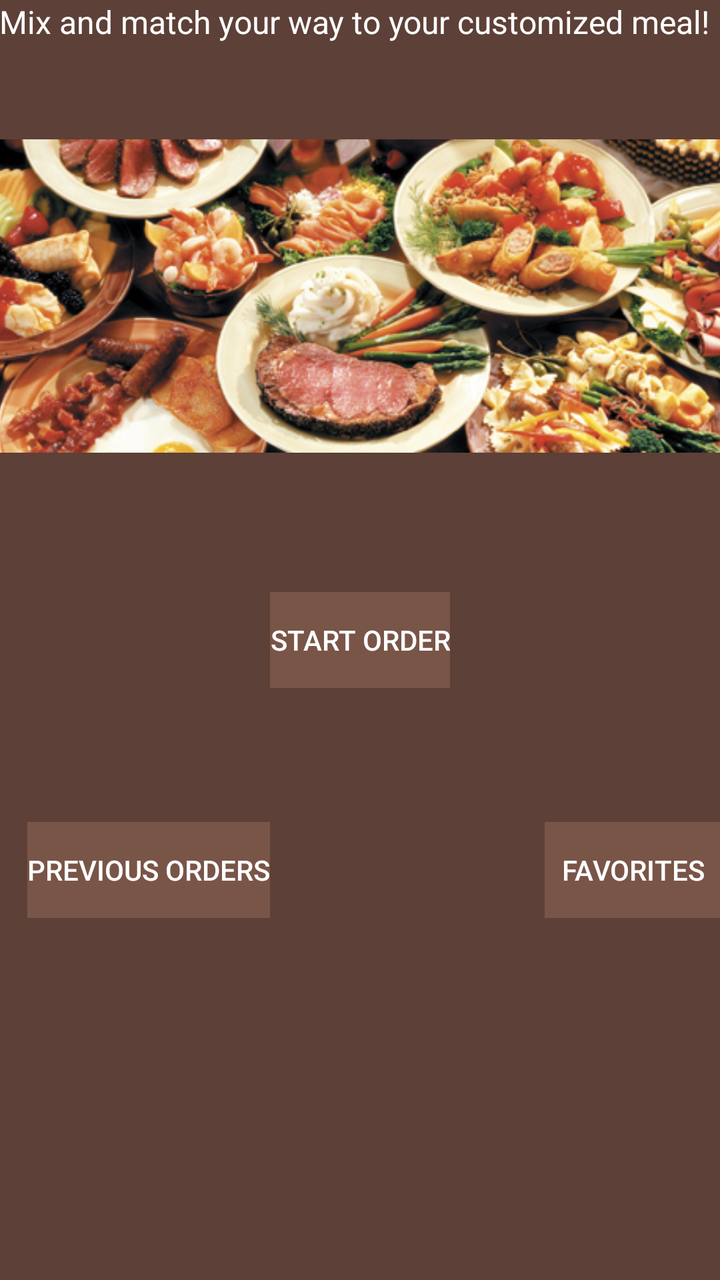
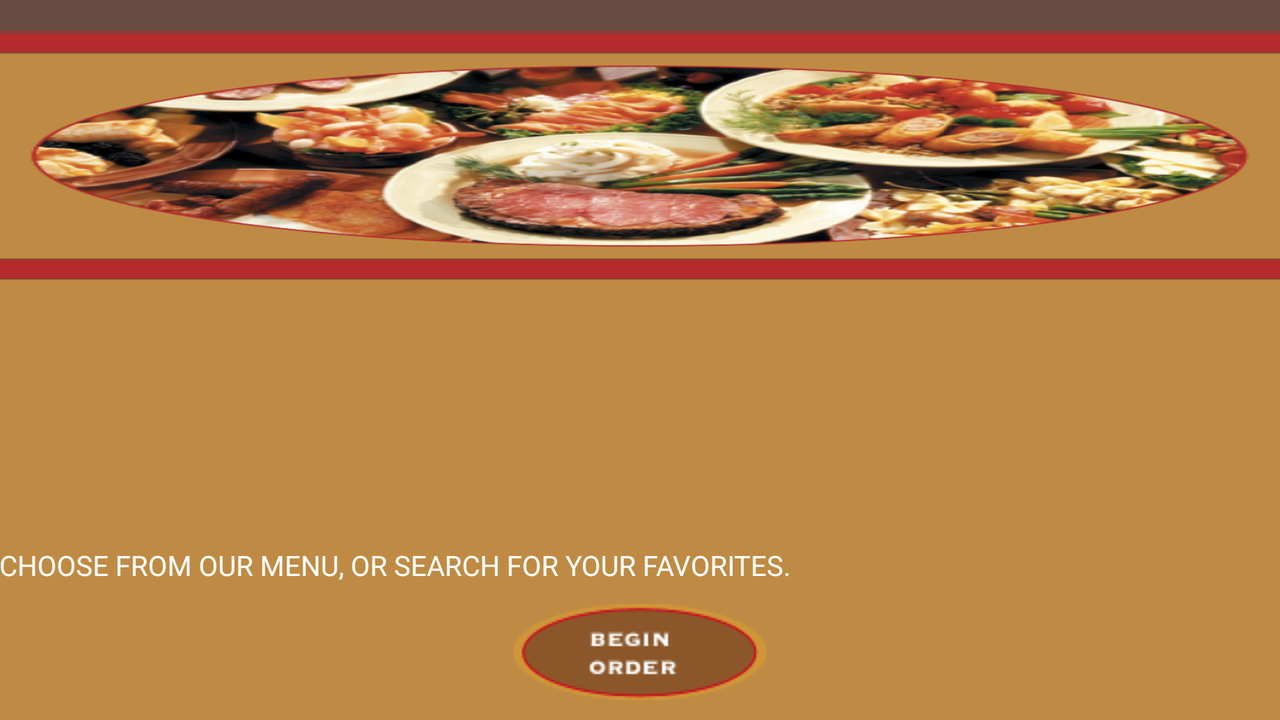

One screen, two layout resources from the same app: the default and the repository's alternative for another configuration. Each is rendered where Android would select it; the XML of both is given below.
<!-- AndroidManifest.xml: application theme AppTheme -->
<!-- res/layout/activity_main.xml -->
<?xml version="1.0" encoding="utf-8"?>
<RelativeLayout xmlns:android="http://schemas.android.com/apk/res/android"
    xmlns:tools="http://schemas.android.com/tools"
    android:layout_width="match_parent"
    android:layout_height="match_parent"
    android:paddingBottom="@dimen/activity_vertical_margin"
    android:paddingLeft="@dimen/activity_horizontal_margin"
    android:paddingRight="@dimen/activity_horizontal_margin"
    android:paddingTop="@dimen/activity_vertical_margin"
    android:background="@color/main_background"
    tools:context="com.els.yourwaycafe.MainActivity">

    <Button
        android:layout_width="wrap_content"
        android:layout_height="wrap_content"
        android:id="@+id/btn_start"
        android:background="@color/start_btn"
        android:text="@string/btn_start"
        android:textColor="#ffffff"
        android:layout_centerVertical="true"
        android:layout_centerHorizontal="true" />

    <Button
        android:layout_width="wrap_content"
        android:layout_height="wrap_content"
        android:id="@+id/btn_prev"
        android:layout_below="@+id/btn_start"
        android:layout_toLeftOf="@+id/btn_start"
        android:layout_toStartOf="@+id/btn_start"
        android:layout_marginTop="67dp"
        android:background="@color/prev_btn"
        android:text="@string/btn_prev"
        android:textColor="#ffffff" />

    <Button
        android:layout_width="wrap_content"
        android:layout_height="wrap_content"
        android:id="@+id/btn_fav"
        android:layout_alignTop="@+id/btn_prev"
        android:layout_alignParentRight="true"
        android:layout_alignParentEnd="true"
        android:background="@color/fave_button"
        android:text="@string/btn_fav"
        android:textColor="#ffffff" />

    <ImageView
        android:layout_width="wrap_content"
        android:layout_height="wrap_content"
        android:id="@+id/main_img"
        android:layout_above="@+id/btn_start"
        android:layout_alignParentRight="true"
        android:layout_alignParentEnd="true"
        android:layout_alignParentLeft="true"
        android:layout_alignParentStart="true"
        android:src="@drawable/feast_buffet"
        android:contentDescription="@string/content_description"
        android:layout_alignParentTop="true" />

    <TextView
        android:layout_width="wrap_content"
        android:layout_height="wrap_content"
        android:text="@string/mix_match"
        android:id="@+id/mix_msg"
        android:layout_alignParentLeft="true"
        android:layout_alignParentStart="true"
        android:layout_alignParentTop="true"
        android:layout_alignParentRight="true"
        android:layout_alignParentEnd="true"
        android:textSize="16sp"
        android:textColor="#ffffff" />

</RelativeLayout>
<!-- resources referenced by this layout -->
<resources>
  <color name="fave_button">#795548</color>
  <color name="main_background">#5D4037</color>
  <color name="prev_btn">#795548</color>
  <color name="start_btn">#795548</color>
  <!-- drawable feast_buffet: jpg bitmap (drawable, 106047 bytes) -->
  <string name="btn_fav">Favorites</string>
  <string name="btn_prev">Previous Orders</string>
  <string name="btn_start">Start Order</string>
  <string name="content_description">feast</string>
  <string name="mix_match">Mix and match your way to your customized meal!</string>
  <style name="AppTheme" parent="Theme.AppCompat.Light.DarkActionBar">
          
          
          <item name="android:imageButtonStyle">?android:borderlessButtonStyle</item>
          
          <item name="android:buttonStyle">?android:borderlessButtonStyle</item>
          <item name="colorPrimary">@color/colorPrimary</item>
          <item name="colorPrimaryDark">@color/colorPrimaryDark</item>
          <item name="colorAccent">@color/colorAccent</item>
      </style>
  <color name="colorPrimary">#795548</color>
  <color name="colorPrimaryDark">#3E2723</color>
  <color name="colorAccent">#DD2C00</color>
</resources>
<!-- res/layout-land/activity_main.xml (the repository's variant of the layout above) -->
<!-- drawn on the phone turned sideways -->
<?xml version="1.0" encoding="utf-8"?>
<RelativeLayout xmlns:android="http://schemas.android.com/apk/res/android"
    xmlns:tools="http://schemas.android.com/tools"
    android:layout_width="match_parent"
    android:layout_height="match_parent"
    android:paddingBottom="@dimen/activity_vertical_margin"
    android:paddingLeft="@dimen/activity_horizontal_margin"
    android:paddingRight="@dimen/activity_horizontal_margin"
    android:paddingTop="@dimen/activity_vertical_margin"
    android:background="@drawable/no_text_back"
    tools:context="com.els.yourwaycafe.MainActivity"
    android:clickable="true">


    <ImageButton
        android:layout_width="wrap_content"
        android:layout_height="wrap_content"
        android:id="@+id/btn_start"
        style="?android:borderlessButtonStyle"
        android:src="@drawable/best_order"
        android:layout_alignParentBottom="true"
        android:layout_centerHorizontal="true" />

    
        
        
        
        
        
        

    
        
        
        
        
        
        
        
        

    <TextView
        android:layout_width="wrap_content"
        android:layout_height="wrap_content"
        android:id="@+id/choose_text"
        android:text="@string/choose"
        android:textColor="#ffffff"
        android:layout_above="@+id/btn_start"
        android:layout_alignParentLeft="true"
        android:layout_alignParentStart="true" />

</RelativeLayout>
<!-- resources referenced by the variant -->
<!-- as the phone turned sideways resolves them -->
<resources>
  <!-- drawable best_order: png bitmap (drawable, 11583 bytes) -->
  <!-- drawable no_text_back: png bitmap (drawable, 257020 bytes) -->
  <string name="choose">CHOOSE FROM OUR MENU, OR SEARCH FOR YOUR FAVORITES.</string>
  <style name="AppTheme" parent="Theme.AppCompat.Light.DarkActionBar">
          
          
          <item name="android:imageButtonStyle">?android:borderlessButtonStyle</item>
          
          <item name="android:buttonStyle">?android:borderlessButtonStyle</item>
          <item name="colorPrimary">@color/colorPrimary</item>
          <item name="colorPrimaryDark">@color/colorPrimaryDark</item>
          <item name="colorAccent">@color/colorAccent</item>
      </style>
  <color name="colorPrimary">#795548</color>
  <color name="colorPrimaryDark">#3E2723</color>
  <color name="colorAccent">#DD2C00</color>
</resources>
